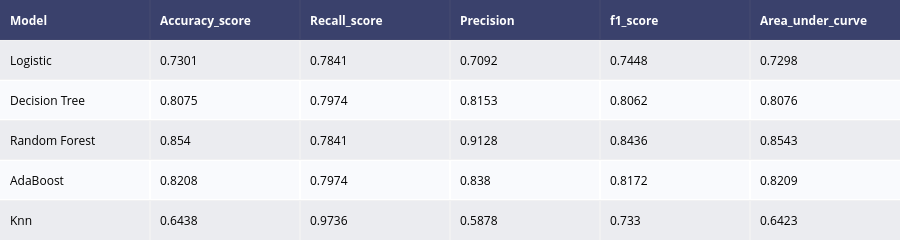

Notebook cell for this chart:
### Markdown cell above
#### <font color='maroon'> Accuracy of models on Hyperparameter Tuning </font>

### Code cell
# Outputs for all model
model1 = model_performance(grid_lr,X_train,X_test,Y_train, Y_test,"Logistic" )
model2 = model_performance(grid_dtc, X_train, X_test, Y_train, Y_test,"Decision Tree")
model3 = model_performance(grid_rf, X_train, X_test, Y_train, Y_test,"Random Forest")
model4 = model_performance(grid_abc, X_train, X_test, Y_train, Y_test,"AdaBoost")
model5 = model_performance(grid_knn, X_train, X_test, Y_train, Y_test,"Knn")


# Concat all models
model_performances = pd.concat([model1, model2, model3, model4, model5], axis=0).reset_index()

model_performances = model_performances.drop(columns="index",axis=1)

table = ff.create_table(np.round(model_performances,4))

py.iplot(table)

### Figure 1 — Plotly figure (JSON) as saved in the notebook; plotly's stock layout.template omitted (floating-point values rounded to 4 significant figures)
{"data": [{"colorscale": [[0, "#00083e"], [0.5, "#ededee"], [1, "#ffffff"]], "hoverinfo": "none", "opacity": 0.75, "showscale": false, "type": "heatmap", "z": [[0, 0, 0, 0, 0, 0], [0.5, 0.5, 0.5, 0.5, 0.5, 0.5], [1, 1, 1, 1, 1, 1], [0.5, 0.5, 0.5, 0.5, 0.5, 0.5], [1, 1, 1, 1, 1, 1], [0.5, 0.5, 0.5, 0.5, 0.5, 0.5]]}], "layout": {"annotations": [{"align": "left", "font": {"color": "#ffffff"}, "showarrow": false, "text": "<b>Model</b>", "x": -0.45, "xanchor": "left", "xref": "x", "y": 0, "yref": "y"}, {"align": "left", "font": {"color": "#ffffff"}, "showarrow": false, "text": "<b>Accuracy_score</b>", "x": 0.55, "xanchor": "left", "xref": "x", "y": 0, "yref": "y"}, {"align": "left", "font": {"color": "#ffffff"}, "showarrow": false, "text": "<b>Recall_score</b>", "x": 1.55, "xanchor": "left", "xref": "x", "y": 0, "yref": "y"}, {"align": "left", "font": {"color": "#ffffff"}, "showarrow": false, "text": "<b>Precision</b>", "x": 2.55, "xanchor": "left", "xref": "x", "y": 0, "yref": "y"}, {"align": "left", "font": {"color": "#ffffff"}, "showarrow": false, "text": "<b>f1_score</b>", "x": 3.55, "xanchor": "left", "xref": "x", "y": 0, "yref": "y"}, {"align": "left", "font": {"color": "#ffffff"}, "showarrow": false, "text": "<b>Area_under_curve</b>", "x": 4.55, "xanchor": "left", "xref": "x", "y": 0, "yref": "y"}, {"align": "left", "font": {"color": "#000000"}, "showarrow": false, "text": "Logistic", "x": -0.45, "xanchor": "left", "xref": "x", "y": 1, "yref": "y"}, {"align": "left", "font": {"color": "#000000"}, "showarrow": false, "text": "0.7301", "x": 0.55, "xanchor": "left", "xref": "x", "y": 1, "yref": "y"}, {"align": "left", "font": {"color": "#000000"}, "showarrow": false, "text": "0.7841", "x": 1.55, "xanchor": "left", "xref": "x", "y": 1, "yref": "y"}, {"align": "left", "font": {"color": "#000000"}, "showarrow": false, "text": "0.7092", "x": 2.55, "xanchor": "left", "xref": "x", "y": 1, "yref": "y"}, {"align": "left", "font": {"color": "#000000"}, "showarrow": false, "text": "0.7448", "x": 3.55, "xanchor": "left", "xref": "x", "y": 1, "yref": "y"}, {"align": "left", "font": {"color": "#000000"}, "showarrow": false, "text": "0.7298", "x": 4.55, "xanchor": "left", "xref": "x", "y": 1, "yref": "y"}, {"align": "left", "font": {"color": "#000000"}, "showarrow": false, "text": "Decision Tree", "x": -0.45, "xanchor": "left", "xref": "x", "y": 2, "yref": "y"}, {"align": "left", "font": {"color": "#000000"}, "showarrow": false, "text": "0.8075", "x": 0.55, "xanchor": "left", "xref": "x", "y": 2, "yref": "y"}, {"align": "left", "font": {"color": "#000000"}, "showarrow": false, "text": "0.7974", "x": 1.55, "xanchor": "left", "xref": "x", "y": 2, "yref": "y"}, {"align": "left", "font": {"color": "#000000"}, "showarrow": false, "text": "0.8153", "x": 2.55, "xanchor": "left", "xref": "x", "y": 2, "yref": "y"}, {"align": "left", "font": {"color": "#000000"}, "showarrow": false, "text": "0.8062", "x": 3.55, "xanchor": "left", "xref": "x", "y": 2, "yref": "y"}, {"align": "left", "font": {"color": "#000000"}, "showarrow": false, "text": "0.8076", "x": 4.55, "xanchor": "left", "xref": "x", "y": 2, "yref": "y"}, {"align": "left", "font": {"color": "#000000"}, "showarrow": false, "text": "Random Forest", "x": -0.45, "xanchor": "left", "xref": "x", "y": 3, "yref": "y"}, {"align": "left", "font": {"color": "#000000"}, "showarrow": false, "text": "0.854", "x": 0.55, "xanchor": "left", "xref": "x", "y": 3, "yref": "y"}, {"align": "left", "font": {"color": "#000000"}, "showarrow": false, "text": "0.7841", "x": 1.55, "xanchor": "left", "xref": "x", "y": 3, "yref": "y"}, {"align": "left", "font": {"color": "#000000"}, "showarrow": false, "text": "0.9128", "x": 2.55, "xanchor": "left", "xref": "x", "y": 3, "yref": "y"}, {"align": "left", "font": {"color": "#000000"}, "showarrow": false, "text": "0.8436", "x": 3.55, "xanchor": "left", "xref": "x", "y": 3, "yref": "y"}, {"align": "left", "font": {"color": "#000000"}, "showarrow": false, "text": "0.8543", "x": 4.55, "xanchor": "left", "xref": "x", "y": 3, "yref": "y"}, {"align": "left", "font": {"color": "#000000"}, "showarrow": false, "text": "AdaBoost", "x": -0.45, "xanchor": "left", "xref": "x", "y": 4, "yref": "y"}, {"align": "left", "font": {"color": "#000000"}, "showarrow": false, "text": "0.8208", "x": 0.55, "xanchor": "left", "xref": "x", "y": 4, "yref": "y"}, {"align": "left", "font": {"color": "#000000"}, "showarrow": false, "text": "0.7974", "x": 1.55, "xanchor": "left", "xref": "x", "y": 4, "yref": "y"}, {"align": "left", "font": {"color": "#000000"}, "showarrow": false, "text": "0.838", "x": 2.55, "xanchor": "left", "xref": "x", "y": 4, "yref": "y"}, {"align": "left", "font": {"color": "#000000"}, "showarrow": false, "text": "0.8172", "x": 3.55, "xanchor": "left", "xref": "x", "y": 4, "yref": "y"}, {"align": "left", "font": {"color": "#000000"}, "showarrow": false, "text": "0.8209", "x": 4.55, "xanchor": "left", "xref": "x", "y": 4, "yref": "y"}, {"align": "left", "font": {"color": "#000000"}, "showarrow": false, "text": "Knn", "x": -0.45, "xanchor": "left", "xref": "x", "y": 5, "yref": "y"}, {"align": "left", "font": {"color": "#000000"}, "showarrow": false, "text": "0.6438", "x": 0.55, "xanchor": "left", "xref": "x", "y": 5, "yref": "y"}, {"align": "left", "font": {"color": "#000000"}, "showarrow": false, "text": "0.9736", "x": 1.55, "xanchor": "left", "xref": "x", "y": 5, "yref": "y"}, {"align": "left", "font": {"color": "#000000"}, "showarrow": false, "text": "0.5878", "x": 2.55, "xanchor": "left", "xref": "x", "y": 5, "yref": "y"}, {"align": "left", "font": {"color": "#000000"}, "showarrow": false, "text": "0.733", "x": 3.55, "xanchor": "left", "xref": "x", "y": 5, "yref": "y"}, {"align": "left", "font": {"color": "#000000"}, "showarrow": false, "text": "0.6423", "x": 4.55, "xanchor": "left", "xref": "x", "y": 5, "yref": "y"}], "height": 230, "margin": {"b": 0, "l": 0, "r": 0, "t": 0}, "xaxis": {"dtick": 1, "gridwidth": 2, "showticklabels": false, "tick0": -0.5, "ticks": "", "zeroline": false}, "yaxis": {"autorange": "reversed", "dtick": 1, "gridwidth": 2, "showticklabels": false, "tick0": 0.5, "ticks": "", "zeroline": false}}}
